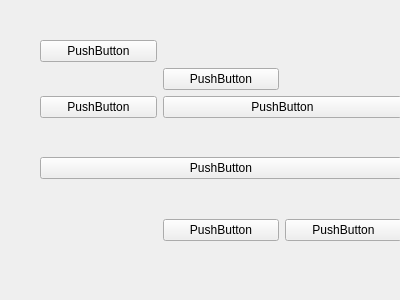
<?xml version="1.0" encoding="UTF-8"?>
<ui version="4.0">
 <class>Form</class>
 <widget class="QWidget" name="Form">
  <property name="geometry">
   <rect>
    <x>0</x>
    <y>0</y>
    <width>400</width>
    <height>300</height>
   </rect>
  </property>
  <property name="windowTitle">
   <string>Form</string>
  </property>
  <widget class="QWidget" name="">
   <property name="geometry">
    <rect>
     <x>40</x>
     <y>40</y>
     <width>362</width>
     <height>201</height>
    </rect>
   </property>
   <layout class="QGridLayout" name="gridLayout">
    <item row="0" column="0">
     <widget class="QPushButton" name="pushButton">
      <property name="text">
       <string>PushButton</string>
      </property>
     </widget>
    </item>
    <item row="2" column="0">
     <widget class="QPushButton" name="pushButton_3">
      <property name="text">
       <string>PushButton</string>
      </property>
     </widget>
    </item>
    <item row="2" column="1" colspan="2">
     <widget class="QPushButton" name="pushButton_5">
      <property name="text">
       <string>PushButton</string>
      </property>
     </widget>
    </item>
    <item row="3" column="0" rowspan="2" colspan="3">
     <widget class="QPushButton" name="pushButton_4">
      <property name="text">
       <string>PushButton</string>
      </property>
     </widget>
    </item>
    <item row="5" column="2">
     <widget class="QPushButton" name="pushButton_8">
      <property name="text">
       <string>PushButton</string>
      </property>
     </widget>
    </item>
    <item row="5" column="1">
     <widget class="QPushButton" name="pushButton_7">
      <property name="text">
       <string>PushButton</string>
      </property>
     </widget>
    </item>
    <item row="1" column="1">
     <widget class="QPushButton" name="pushButton_2">
      <property name="text">
       <string>PushButton</string>
      </property>
     </widget>
    </item>
   </layout>
  </widget>
 </widget>
 <resources/>
 <connections/>
</ui>
